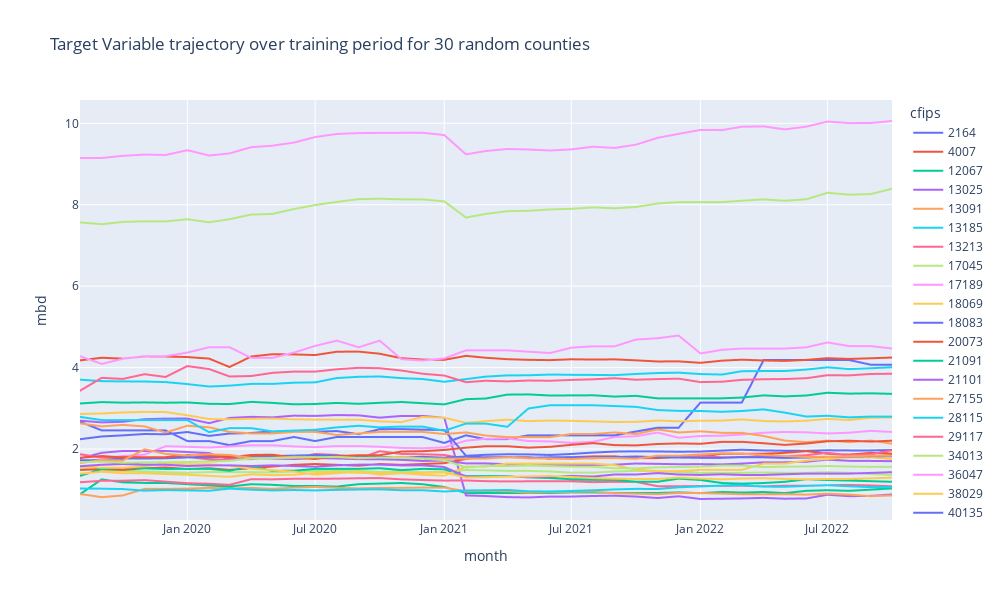

Notebook source saved alongside this figure:
### Code cell
train_sample_30 = train_0.query("cfips in @sample_counties_30")

px.line(train_sample_30, 
        x = 'month',
        y = 'mbd',
        color = 'cfips',
        height= 600,
        width = 1000,
        title = "Target Variable trajectory over training period for 30 random counties").show()
